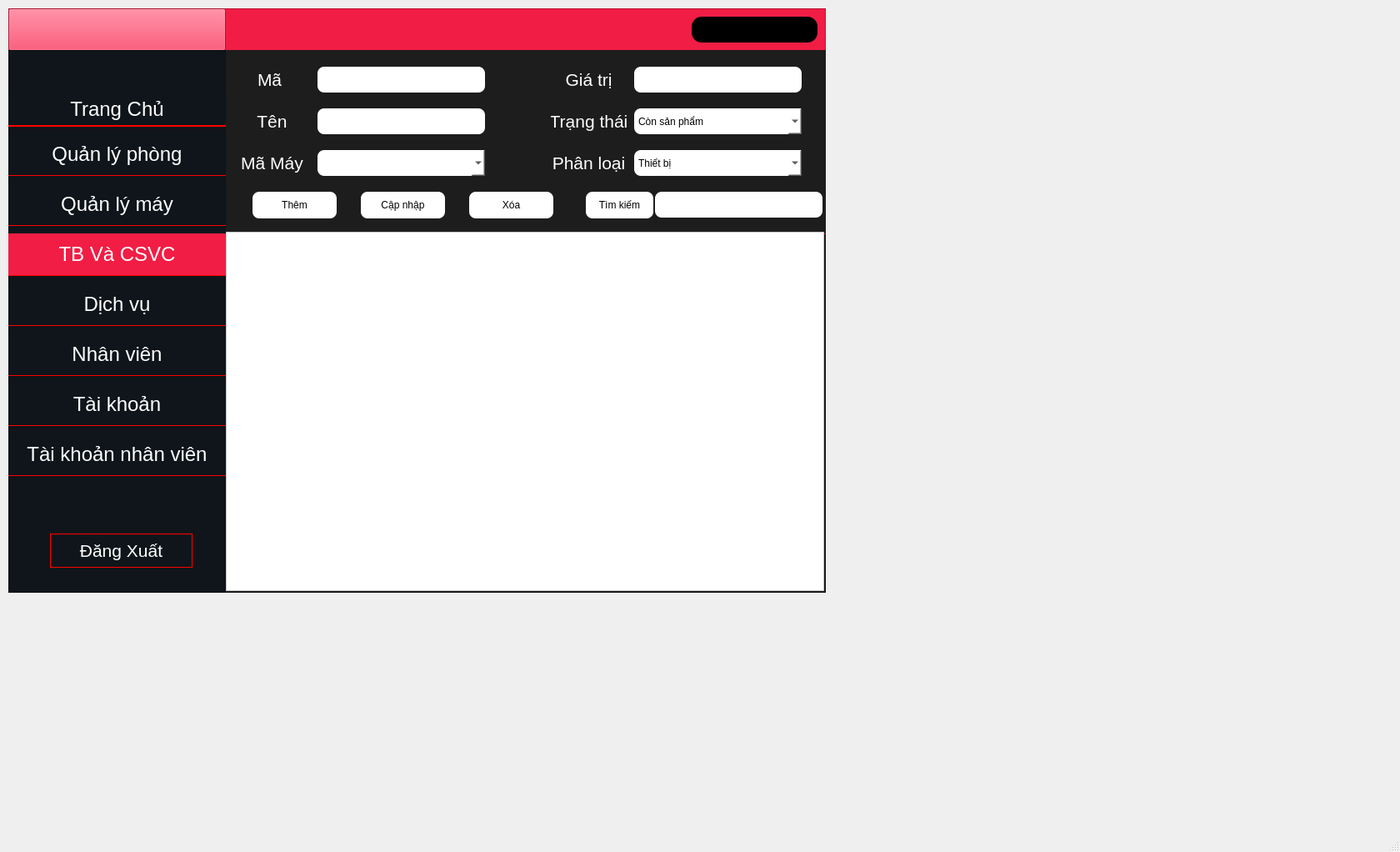
<?xml version="1.0" encoding="UTF-8"?>
<ui version="4.0">
 <class>MainWindow</class>
 <widget class="QMainWindow" name="MainWindow">
  <property name="geometry">
   <rect>
    <x>0</x>
    <y>0</y>
    <width>1680</width>
    <height>1022</height>
   </rect>
  </property>
  <property name="windowTitle">
   <string>MainWindow</string>
  </property>
  <widget class="QWidget" name="centralwidget">
   <widget class="QFrame" name="frame">
    <property name="geometry">
     <rect>
      <x>10</x>
      <y>10</y>
      <width>981</width>
      <height>701</height>
     </rect>
    </property>
    <property name="styleSheet">
     <string notr="true">background-color:#1D1D1D;</string>
    </property>
    <property name="frameShape">
     <enum>QFrame::StyledPanel</enum>
    </property>
    <property name="frameShadow">
     <enum>QFrame::Raised</enum>
    </property>
    <widget class="QFrame" name="frame_2">
     <property name="geometry">
      <rect>
       <x>0</x>
       <y>0</y>
       <width>981</width>
       <height>51</height>
      </rect>
     </property>
     <property name="styleSheet">
      <string notr="true">background-color: #F11D44;</string>
     </property>
     <property name="frameShape">
      <enum>QFrame::StyledPanel</enum>
     </property>
     <property name="frameShadow">
      <enum>QFrame::Raised</enum>
     </property>
     <widget class="QLabel" name="lb_tentaikhoan">
      <property name="geometry">
       <rect>
        <x>820</x>
        <y>10</y>
        <width>151</width>
        <height>31</height>
       </rect>
      </property>
      <property name="styleSheet">
       <string notr="true">color:white;
background-color:black;
border-radius:12px;</string>
      </property>
      <property name="text">
       <string/>
      </property>
     </widget>
     <widget class="QPushButton" name="btn_home">
      <property name="geometry">
       <rect>
        <x>0</x>
        <y>0</y>
        <width>261</width>
        <height>51</height>
       </rect>
      </property>
      <property name="text">
       <string/>
      </property>
      <property name="icon">
       <iconset>
        <normaloff>../Icon &amp; image/Logo-Transparent-01.png</normaloff>../Icon &amp; image/Logo-Transparent-01.png</iconset>
      </property>
      <property name="iconSize">
       <size>
        <width>150</width>
        <height>200</height>
       </size>
      </property>
     </widget>
    </widget>
    <widget class="QFrame" name="frame_3">
     <property name="geometry">
      <rect>
       <x>0</x>
       <y>50</y>
       <width>261</width>
       <height>651</height>
      </rect>
     </property>
     <property name="styleSheet">
      <string notr="true">background-color:#0F151A;</string>
     </property>
     <property name="frameShape">
      <enum>QFrame::StyledPanel</enum>
     </property>
     <property name="frameShadow">
      <enum>QFrame::Raised</enum>
     </property>
     <widget class="QPushButton" name="btn_dangxuat">
      <property name="geometry">
       <rect>
        <x>50</x>
        <y>580</y>
        <width>171</width>
        <height>41</height>
       </rect>
      </property>
      <property name="font">
       <font>
        <pointsize>16</pointsize>
       </font>
      </property>
      <property name="styleSheet">
       <string notr="true">border: 1px solid red;
color:white;</string>
      </property>
      <property name="text">
       <string>Đăng Xuất</string>
      </property>
     </widget>
     <widget class="QPushButton" name="btn_trangchu">
      <property name="geometry">
       <rect>
        <x>0</x>
        <y>51</y>
        <width>261</width>
        <height>41</height>
       </rect>
      </property>
      <property name="font">
       <font>
        <pointsize>18</pointsize>
       </font>
      </property>
      <property name="styleSheet">
       <string notr="true">border: 2px solid red;
color:white;
border-left:none;
border-top:none;
border-right:none;
</string>
      </property>
      <property name="text">
       <string>Trang Chủ</string>
      </property>
     </widget>
     <widget class="QPushButton" name="btn_qlphong">
      <property name="geometry">
       <rect>
        <x>0</x>
        <y>100</y>
        <width>261</width>
        <height>51</height>
       </rect>
      </property>
      <property name="font">
       <font>
        <pointsize>18</pointsize>
        <underline>false</underline>
        <strikeout>false</strikeout>
       </font>
      </property>
      <property name="styleSheet">
       <string notr="true">border: 1px solid red;
color:white;
border-left:none;
border-top:none;
border-right:none;
</string>
      </property>
      <property name="text">
       <string>Quản lý phòng</string>
      </property>
     </widget>
     <widget class="QPushButton" name="btn_qlmay">
      <property name="geometry">
       <rect>
        <x>0</x>
        <y>160</y>
        <width>261</width>
        <height>51</height>
       </rect>
      </property>
      <property name="font">
       <font>
        <pointsize>18</pointsize>
       </font>
      </property>
      <property name="styleSheet">
       <string notr="true">border: 1px solid red;
color:white;
border-left:none;
border-top:none;
border-right:none;
</string>
      </property>
      <property name="text">
       <string>Quản lý máy</string>
      </property>
     </widget>
     <widget class="QPushButton" name="btn_tbcsvc">
      <property name="geometry">
       <rect>
        <x>0</x>
        <y>220</y>
        <width>261</width>
        <height>51</height>
       </rect>
      </property>
      <property name="font">
       <font>
        <pointsize>18</pointsize>
       </font>
      </property>
      <property name="styleSheet">
       <string notr="true">border: 1px solid red;
color:white;
border-left:none;
border-top:none;
border-right:none;
background-color:#F11D44;</string>
      </property>
      <property name="text">
       <string>TB Và CSVC</string>
      </property>
     </widget>
     <widget class="QPushButton" name="btn_dichvu">
      <property name="geometry">
       <rect>
        <x>0</x>
        <y>280</y>
        <width>261</width>
        <height>51</height>
       </rect>
      </property>
      <property name="font">
       <font>
        <pointsize>18</pointsize>
       </font>
      </property>
      <property name="styleSheet">
       <string notr="true">border: 1px solid red;
color:white;
border-left:none;
border-top:none;
border-right:none;</string>
      </property>
      <property name="text">
       <string>Dịch vụ</string>
      </property>
     </widget>
     <widget class="QPushButton" name="btn_nhanvien">
      <property name="geometry">
       <rect>
        <x>0</x>
        <y>340</y>
        <width>261</width>
        <height>51</height>
       </rect>
      </property>
      <property name="font">
       <font>
        <pointsize>18</pointsize>
       </font>
      </property>
      <property name="styleSheet">
       <string notr="true">border: 1px solid red;
color:white;
border-left:none;
border-top:none;
border-right:none;</string>
      </property>
      <property name="text">
       <string>Nhân viên</string>
      </property>
     </widget>
     <widget class="QPushButton" name="btn_tk">
      <property name="geometry">
       <rect>
        <x>0</x>
        <y>400</y>
        <width>261</width>
        <height>51</height>
       </rect>
      </property>
      <property name="font">
       <font>
        <pointsize>18</pointsize>
       </font>
      </property>
      <property name="styleSheet">
       <string notr="true">border: 1px solid red;
color:white;
border-left:none;
border-top:none;
border-right:none;</string>
      </property>
      <property name="text">
       <string>Tài khoản</string>
      </property>
     </widget>
     <widget class="QPushButton" name="btn_tknhanvien">
      <property name="geometry">
       <rect>
        <x>0</x>
        <y>460</y>
        <width>261</width>
        <height>51</height>
       </rect>
      </property>
      <property name="font">
       <font>
        <pointsize>18</pointsize>
       </font>
      </property>
      <property name="styleSheet">
       <string notr="true">border: 1px solid red;
color:white;
border-left:none;
border-top:none;
border-right:none;
</string>
      </property>
      <property name="text">
       <string>Tài khoản nhân viên</string>
      </property>
     </widget>
    </widget>
    <widget class="QPushButton" name="pushButton_8">
     <property name="geometry">
      <rect>
       <x>270</x>
       <y>180</y>
       <width>221</width>
       <height>81</height>
      </rect>
     </property>
     <property name="font">
      <font>
       <pointsize>20</pointsize>
      </font>
     </property>
     <property name="styleSheet">
      <string notr="true">border:none</string>
     </property>
     <property name="text">
      <string/>
     </property>
     <property name="icon">
      <iconset>
       <normaloff>../../Downloads/Test 1-01.png</normaloff>../../Downloads/Test 1-01.png</iconset>
     </property>
     <property name="iconSize">
      <size>
       <width>250</width>
       <height>200</height>
      </size>
     </property>
    </widget>
    <widget class="QFrame" name="frame_4">
     <property name="geometry">
      <rect>
       <x>261</x>
       <y>50</y>
       <width>720</width>
       <height>221</height>
      </rect>
     </property>
     <property name="styleSheet">
      <string notr="true">border:1px solid red;
border-left:none;
border-top:none;
border-right:none;</string>
     </property>
     <property name="frameShape">
      <enum>QFrame::StyledPanel</enum>
     </property>
     <property name="frameShadow">
      <enum>QFrame::Raised</enum>
     </property>
     <widget class="QLabel" name="label">
      <property name="geometry">
       <rect>
        <x>10</x>
        <y>70</y>
        <width>91</width>
        <height>31</height>
       </rect>
      </property>
      <property name="font">
       <font>
        <pointsize>16</pointsize>
       </font>
      </property>
      <property name="styleSheet">
       <string notr="true">border:none;
color:white;
</string>
      </property>
      <property name="text">
       <string>Tên</string>
      </property>
      <property name="alignment">
       <set>Qt::AlignCenter</set>
      </property>
     </widget>
     <widget class="QLabel" name="label_2">
      <property name="geometry">
       <rect>
        <x>10</x>
        <y>120</y>
        <width>91</width>
        <height>31</height>
       </rect>
      </property>
      <property name="font">
       <font>
        <pointsize>16</pointsize>
       </font>
      </property>
      <property name="styleSheet">
       <string notr="true">border:none;
color:white;
</string>
      </property>
      <property name="text">
       <string>Mã Máy</string>
      </property>
      <property name="alignment">
       <set>Qt::AlignCenter</set>
      </property>
     </widget>
     <widget class="QLabel" name="label_3">
      <property name="geometry">
       <rect>
        <x>390</x>
        <y>70</y>
        <width>91</width>
        <height>31</height>
       </rect>
      </property>
      <property name="font">
       <font>
        <pointsize>16</pointsize>
       </font>
      </property>
      <property name="styleSheet">
       <string notr="true">border:none;
color:white;
</string>
      </property>
      <property name="text">
       <string>Trạng thái</string>
      </property>
      <property name="alignment">
       <set>Qt::AlignCenter</set>
      </property>
     </widget>
     <widget class="QLineEdit" name="txt_ten">
      <property name="geometry">
       <rect>
        <x>110</x>
        <y>70</y>
        <width>201</width>
        <height>31</height>
       </rect>
      </property>
      <property name="styleSheet">
       <string notr="true">border-radius:8px;
border:none;
color:black;
background-color:#fff;</string>
      </property>
     </widget>
     <widget class="QPushButton" name="btn_them">
      <property name="geometry">
       <rect>
        <x>32</x>
        <y>170</y>
        <width>101</width>
        <height>32</height>
       </rect>
      </property>
      <property name="styleSheet">
       <string notr="true">border-radius:8px;
border:none;
color:black;
background-color:#fff;</string>
      </property>
      <property name="text">
       <string>Thêm</string>
      </property>
     </widget>
     <widget class="QPushButton" name="btn_capnhap">
      <property name="geometry">
       <rect>
        <x>162</x>
        <y>170</y>
        <width>101</width>
        <height>32</height>
       </rect>
      </property>
      <property name="styleSheet">
       <string notr="true">border-radius:8px;
border:none;
color:black;
background-color:#fff;</string>
      </property>
      <property name="text">
       <string>Cập nhập</string>
      </property>
     </widget>
     <widget class="QPushButton" name="btn_xoa">
      <property name="geometry">
       <rect>
        <x>292</x>
        <y>170</y>
        <width>101</width>
        <height>32</height>
       </rect>
      </property>
      <property name="styleSheet">
       <string notr="true">border-radius:8px;
border:none;
color:black;
background-color:#fff;</string>
      </property>
      <property name="text">
       <string>Xóa</string>
      </property>
     </widget>
     <widget class="QLineEdit" name="txt_timkiem">
      <property name="geometry">
       <rect>
        <x>515</x>
        <y>170</y>
        <width>201</width>
        <height>31</height>
       </rect>
      </property>
      <property name="styleSheet">
       <string notr="true">border-radius:8px;
border:none;
color:black;
background-color:#fff;</string>
      </property>
     </widget>
     <widget class="QPushButton" name="btn_timkiem">
      <property name="geometry">
       <rect>
        <x>432</x>
        <y>170</y>
        <width>81</width>
        <height>32</height>
       </rect>
      </property>
      <property name="styleSheet">
       <string notr="true">border-radius:8px;
border:none;
color:black;
background-color:#fff;</string>
      </property>
      <property name="text">
       <string>Tìm kiếm</string>
      </property>
     </widget>
     <widget class="QComboBox" name="cbb_mamay">
      <property name="geometry">
       <rect>
        <x>110</x>
        <y>120</y>
        <width>201</width>
        <height>31</height>
       </rect>
      </property>
      <property name="styleSheet">
       <string notr="true">border-radius:8px;
border:none;
color:black;
background-color:#fff;</string>
      </property>
     </widget>
     <widget class="QComboBox" name="cbb_trangthai">
      <property name="geometry">
       <rect>
        <x>490</x>
        <y>70</y>
        <width>201</width>
        <height>31</height>
       </rect>
      </property>
      <property name="styleSheet">
       <string notr="true">border-radius:8px;
border:none;
color:black;
background-color:#fff;</string>
      </property>
      <item>
       <property name="text">
        <string>Còn sản phẩm</string>
       </property>
      </item>
      <item>
       <property name="text">
        <string>Hết </string>
       </property>
      </item>
      <item>
       <property name="text">
        <string>Đang bảo trì</string>
       </property>
      </item>
     </widget>
     <widget class="QLabel" name="label_4">
      <property name="geometry">
       <rect>
        <x>390</x>
        <y>20</y>
        <width>91</width>
        <height>31</height>
       </rect>
      </property>
      <property name="font">
       <font>
        <pointsize>16</pointsize>
       </font>
      </property>
      <property name="styleSheet">
       <string notr="true">border:none;
color:white;
</string>
      </property>
      <property name="text">
       <string>Giá trị</string>
      </property>
      <property name="alignment">
       <set>Qt::AlignCenter</set>
      </property>
     </widget>
     <widget class="QLineEdit" name="txt_gia_tri">
      <property name="geometry">
       <rect>
        <x>490</x>
        <y>20</y>
        <width>201</width>
        <height>31</height>
       </rect>
      </property>
      <property name="styleSheet">
       <string notr="true">border-radius:8px;
border:none;
color:black;
background-color:#fff;</string>
      </property>
     </widget>
     <widget class="QLabel" name="label_5">
      <property name="geometry">
       <rect>
        <x>390</x>
        <y>120</y>
        <width>91</width>
        <height>31</height>
       </rect>
      </property>
      <property name="font">
       <font>
        <pointsize>16</pointsize>
       </font>
      </property>
      <property name="styleSheet">
       <string notr="true">border:none;
color:white;
</string>
      </property>
      <property name="text">
       <string>Phân loại</string>
      </property>
      <property name="alignment">
       <set>Qt::AlignCenter</set>
      </property>
     </widget>
     <widget class="QComboBox" name="cbb_phanloai">
      <property name="geometry">
       <rect>
        <x>490</x>
        <y>120</y>
        <width>201</width>
        <height>31</height>
       </rect>
      </property>
      <property name="styleSheet">
       <string notr="true">border-radius:8px;
border:none;
color:black;
background-color:#fff;</string>
      </property>
      <item>
       <property name="text">
        <string>Thiết bị</string>
       </property>
      </item>
      <item>
       <property name="text">
        <string>Cơ sở vật chất</string>
       </property>
      </item>
     </widget>
     <widget class="QLabel" name="label_6">
      <property name="geometry">
       <rect>
        <x>10</x>
        <y>20</y>
        <width>91</width>
        <height>31</height>
       </rect>
      </property>
      <property name="font">
       <font>
        <pointsize>16</pointsize>
       </font>
      </property>
      <property name="styleSheet">
       <string notr="true">border:none;
color:white;
</string>
      </property>
      <property name="text">
       <string>Mã </string>
      </property>
      <property name="alignment">
       <set>Qt::AlignCenter</set>
      </property>
     </widget>
     <widget class="QLineEdit" name="txt_ma_tb">
      <property name="geometry">
       <rect>
        <x>110</x>
        <y>20</y>
        <width>201</width>
        <height>31</height>
       </rect>
      </property>
      <property name="styleSheet">
       <string notr="true">border-radius:8px;
border:none;
color:black;
background-color:#fff;</string>
      </property>
     </widget>
    </widget>
    <widget class="QTableWidget" name="tb_tb_csvc">
     <property name="geometry">
      <rect>
       <x>261</x>
       <y>268</y>
       <width>718</width>
       <height>431</height>
      </rect>
     </property>
     <property name="styleSheet">
      <string notr="true">background-color:white;</string>
     </property>
    </widget>
   </widget>
  </widget>
  <widget class="QMenuBar" name="menubar">
   <property name="geometry">
    <rect>
     <x>0</x>
     <y>0</y>
     <width>1680</width>
     <height>24</height>
    </rect>
   </property>
  </widget>
  <widget class="QStatusBar" name="statusbar"/>
 </widget>
 <resources/>
 <connections/>
</ui>
